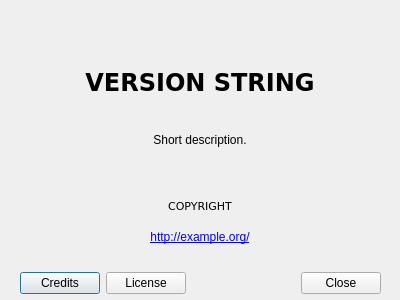
<?xml version="1.0" encoding="UTF-8"?>
<ui version="4.0">
 <class>AboutDialog</class>
 <widget class="QDialog" name="AboutDialog">
  <property name="geometry">
   <rect>
    <x>0</x>
    <y>0</y>
    <width>400</width>
    <height>300</height>
   </rect>
  </property>
  <property name="windowTitle">
   <string>Dialog</string>
  </property>
  <widget class="QLabel" name="versionInfo">
   <property name="geometry">
    <rect>
     <x>10</x>
     <y>70</y>
     <width>380</width>
     <height>24</height>
    </rect>
   </property>
   <property name="font">
    <font>
     <family>DejaVu Sans</family>
     <pointsize>18</pointsize>
     <weight>75</weight>
     <bold>true</bold>
    </font>
   </property>
   <property name="text">
    <string notr="true">VERSION STRING</string>
   </property>
   <property name="alignment">
    <set>Qt::AlignCenter</set>
   </property>
  </widget>
  <widget class="QLabel" name="info">
   <property name="geometry">
    <rect>
     <x>10</x>
     <y>130</y>
     <width>380</width>
     <height>19</height>
    </rect>
   </property>
   <property name="minimumSize">
    <size>
     <width>0</width>
     <height>19</height>
    </size>
   </property>
   <property name="text">
    <string notr="true">Short description.</string>
   </property>
   <property name="alignment">
    <set>Qt::AlignCenter</set>
   </property>
   <property name="wordWrap">
    <bool>true</bool>
   </property>
  </widget>
  <widget class="QLabel" name="copyright">
   <property name="geometry">
    <rect>
     <x>10</x>
     <y>200</y>
     <width>380</width>
     <height>11</height>
    </rect>
   </property>
   <property name="font">
    <font>
     <family>DejaVu Sans</family>
     <pointsize>8</pointsize>
     <weight>50</weight>
     <italic>false</italic>
     <bold>false</bold>
    </font>
   </property>
   <property name="text">
    <string notr="true">COPYRIGHT</string>
   </property>
   <property name="alignment">
    <set>Qt::AlignCenter</set>
   </property>
  </widget>
  <widget class="QWidget" name="layoutWidget">
   <property name="geometry">
    <rect>
     <x>10</x>
     <y>270</y>
     <width>381</width>
     <height>26</height>
    </rect>
   </property>
   <layout class="QHBoxLayout" name="horizontalLayout">
    <property name="leftMargin">
     <number>10</number>
    </property>
    <property name="rightMargin">
     <number>10</number>
    </property>
    <item>
     <widget class="QPushButton" name="creditsButton">
      <property name="text">
       <string>Credits</string>
      </property>
      <property name="icon">
       <iconset theme="help-about">
        <normaloff>../../../../code_bank/opensource/SCADA_RE/szarp/qt4/filler2/ui</normaloff>../../../../code_bank/opensource/SCADA_RE/szarp/qt4/filler2/ui</iconset>
      </property>
     </widget>
    </item>
    <item>
     <widget class="QPushButton" name="licenseButton">
      <property name="text">
       <string>License</string>
      </property>
      <property name="icon">
       <iconset theme="emblem-documents">
        <normaloff>../../../../code_bank/opensource/SCADA_RE/szarp/qt4/filler2/ui</normaloff>../../../../code_bank/opensource/SCADA_RE/szarp/qt4/filler2/ui</iconset>
      </property>
     </widget>
    </item>
    <item>
     <spacer name="horizontalSpacer">
      <property name="orientation">
       <enum>Qt::Horizontal</enum>
      </property>
      <property name="sizeHint" stdset="0">
       <size>
        <width>40</width>
        <height>20</height>
       </size>
      </property>
     </spacer>
    </item>
    <item>
     <widget class="QPushButton" name="closeButton">
      <property name="text">
       <string>Close</string>
      </property>
      <property name="icon">
       <iconset theme="window-close">
        <normaloff>../../../../code_bank/opensource/SCADA_RE/szarp/qt4/filler2/ui</normaloff>../../../../code_bank/opensource/SCADA_RE/szarp/qt4/filler2/ui</iconset>
      </property>
     </widget>
    </item>
   </layout>
  </widget>
  <widget class="QLabel" name="website">
   <property name="geometry">
    <rect>
     <x>10</x>
     <y>230</y>
     <width>380</width>
     <height>14</height>
    </rect>
   </property>
   <property name="text">
    <string notr="true">&lt;a href=&quot;http://example.org/&quot;&gt;http://example.org/&lt;/a&gt;</string>
   </property>
   <property name="alignment">
    <set>Qt::AlignCenter</set>
   </property>
   <property name="openExternalLinks">
    <bool>true</bool>
   </property>
  </widget>
 </widget>
 <resources/>
 <connections/>
</ui>
